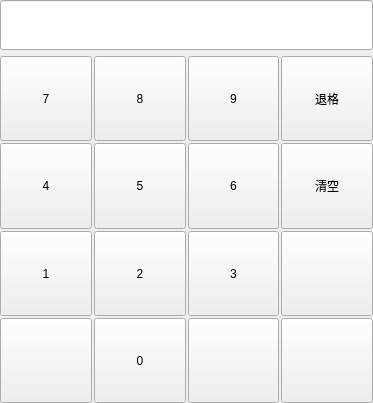
<?xml version="1.0" encoding="UTF-8"?>
<ui version="4.0">
 <class>KeyBoard</class>
 <widget class="QFrame" name="KeyBoard">
  <property name="geometry">
   <rect>
    <x>0</x>
    <y>0</y>
    <width>373</width>
    <height>403</height>
   </rect>
  </property>
  <property name="windowTitle">
   <string>Frame</string>
  </property>
  <layout class="QVBoxLayout" name="verticalLayout">
   <property name="spacing">
    <number>6</number>
   </property>
   <property name="leftMargin">
    <number>0</number>
   </property>
   <property name="topMargin">
    <number>0</number>
   </property>
   <property name="rightMargin">
    <number>0</number>
   </property>
   <property name="bottomMargin">
    <number>0</number>
   </property>
   <item>
    <widget class="QLineEdit" name="lineEdit_show">
     <property name="minimumSize">
      <size>
       <width>0</width>
       <height>50</height>
      </size>
     </property>
     <property name="maximumSize">
      <size>
       <width>16777215</width>
       <height>50</height>
      </size>
     </property>
     <property name="styleSheet">
      <string notr="true">font: 20pt &quot;Ubuntu&quot;;</string>
     </property>
     <property name="text">
      <string/>
     </property>
     <property name="readOnly">
      <bool>true</bool>
     </property>
    </widget>
   </item>
   <item>
    <layout class="QGridLayout" name="gridLayout">
     <property name="spacing">
      <number>2</number>
     </property>
     <item row="0" column="2">
      <widget class="QPushButton" name="pushButton_9">
       <property name="minimumSize">
        <size>
         <width>70</width>
         <height>70</height>
        </size>
       </property>
       <property name="maximumSize">
        <size>
         <width>100</width>
         <height>100</height>
        </size>
       </property>
       <property name="styleSheet">
        <string notr="true">font: 14pt &quot;Ubuntu&quot;;</string>
       </property>
       <property name="text">
        <string>9</string>
       </property>
      </widget>
     </item>
     <item row="1" column="2">
      <widget class="QPushButton" name="pushButton_6">
       <property name="minimumSize">
        <size>
         <width>70</width>
         <height>70</height>
        </size>
       </property>
       <property name="maximumSize">
        <size>
         <width>100</width>
         <height>100</height>
        </size>
       </property>
       <property name="styleSheet">
        <string notr="true">font: 14pt &quot;Ubuntu&quot;;</string>
       </property>
       <property name="text">
        <string>6</string>
       </property>
      </widget>
     </item>
     <item row="1" column="1">
      <widget class="QPushButton" name="pushButton_5">
       <property name="minimumSize">
        <size>
         <width>70</width>
         <height>70</height>
        </size>
       </property>
       <property name="maximumSize">
        <size>
         <width>100</width>
         <height>100</height>
        </size>
       </property>
       <property name="styleSheet">
        <string notr="true">font: 14pt &quot;Ubuntu&quot;;</string>
       </property>
       <property name="text">
        <string>5</string>
       </property>
      </widget>
     </item>
     <item row="0" column="3">
      <widget class="QPushButton" name="pushButton_back">
       <property name="minimumSize">
        <size>
         <width>70</width>
         <height>70</height>
        </size>
       </property>
       <property name="maximumSize">
        <size>
         <width>100</width>
         <height>100</height>
        </size>
       </property>
       <property name="styleSheet">
        <string notr="true">font: 14pt &quot;Ubuntu&quot;;</string>
       </property>
       <property name="text">
        <string>退格</string>
       </property>
      </widget>
     </item>
     <item row="0" column="0">
      <widget class="QPushButton" name="pushButton_7">
       <property name="minimumSize">
        <size>
         <width>70</width>
         <height>70</height>
        </size>
       </property>
       <property name="maximumSize">
        <size>
         <width>100</width>
         <height>100</height>
        </size>
       </property>
       <property name="styleSheet">
        <string notr="true">font: 14pt &quot;Ubuntu&quot;;</string>
       </property>
       <property name="text">
        <string>7</string>
       </property>
      </widget>
     </item>
     <item row="2" column="1">
      <widget class="QPushButton" name="pushButton_2">
       <property name="minimumSize">
        <size>
         <width>70</width>
         <height>70</height>
        </size>
       </property>
       <property name="maximumSize">
        <size>
         <width>100</width>
         <height>100</height>
        </size>
       </property>
       <property name="styleSheet">
        <string notr="true">font: 14pt &quot;Ubuntu&quot;;</string>
       </property>
       <property name="text">
        <string>2</string>
       </property>
      </widget>
     </item>
     <item row="1" column="3">
      <widget class="QPushButton" name="pushButton_clear">
       <property name="minimumSize">
        <size>
         <width>70</width>
         <height>70</height>
        </size>
       </property>
       <property name="maximumSize">
        <size>
         <width>100</width>
         <height>100</height>
        </size>
       </property>
       <property name="styleSheet">
        <string notr="true">font: 14pt &quot;Ubuntu&quot;;</string>
       </property>
       <property name="text">
        <string>清空</string>
       </property>
      </widget>
     </item>
     <item row="3" column="1">
      <widget class="QPushButton" name="pushButton_0">
       <property name="minimumSize">
        <size>
         <width>70</width>
         <height>70</height>
        </size>
       </property>
       <property name="maximumSize">
        <size>
         <width>100</width>
         <height>100</height>
        </size>
       </property>
       <property name="styleSheet">
        <string notr="true">font: 14pt &quot;Ubuntu&quot;;</string>
       </property>
       <property name="text">
        <string>0</string>
       </property>
      </widget>
     </item>
     <item row="3" column="3">
      <widget class="QPushButton" name="pushButton_ok">
       <property name="minimumSize">
        <size>
         <width>70</width>
         <height>70</height>
        </size>
       </property>
       <property name="maximumSize">
        <size>
         <width>100</width>
         <height>100</height>
        </size>
       </property>
       <property name="styleSheet">
        <string notr="true">font: 14pt &quot;Ubuntu&quot;;</string>
       </property>
       <property name="text">
        <string/>
       </property>
      </widget>
     </item>
     <item row="3" column="2">
      <widget class="QPushButton" name="pushButton_16">
       <property name="minimumSize">
        <size>
         <width>70</width>
         <height>70</height>
        </size>
       </property>
       <property name="maximumSize">
        <size>
         <width>100</width>
         <height>100</height>
        </size>
       </property>
       <property name="text">
        <string/>
       </property>
      </widget>
     </item>
     <item row="3" column="0">
      <widget class="QPushButton" name="pushButton_11">
       <property name="minimumSize">
        <size>
         <width>70</width>
         <height>70</height>
        </size>
       </property>
       <property name="maximumSize">
        <size>
         <width>100</width>
         <height>100</height>
        </size>
       </property>
       <property name="text">
        <string/>
       </property>
      </widget>
     </item>
     <item row="0" column="1">
      <widget class="QPushButton" name="pushButton_8">
       <property name="minimumSize">
        <size>
         <width>70</width>
         <height>70</height>
        </size>
       </property>
       <property name="maximumSize">
        <size>
         <width>100</width>
         <height>100</height>
        </size>
       </property>
       <property name="styleSheet">
        <string notr="true">font: 14pt &quot;Ubuntu&quot;;</string>
       </property>
       <property name="text">
        <string>8</string>
       </property>
      </widget>
     </item>
     <item row="2" column="2">
      <widget class="QPushButton" name="pushButton_3">
       <property name="minimumSize">
        <size>
         <width>70</width>
         <height>70</height>
        </size>
       </property>
       <property name="maximumSize">
        <size>
         <width>100</width>
         <height>100</height>
        </size>
       </property>
       <property name="styleSheet">
        <string notr="true">font: 14pt &quot;Ubuntu&quot;;</string>
       </property>
       <property name="text">
        <string>3</string>
       </property>
      </widget>
     </item>
     <item row="1" column="0">
      <widget class="QPushButton" name="pushButton_4">
       <property name="minimumSize">
        <size>
         <width>70</width>
         <height>70</height>
        </size>
       </property>
       <property name="maximumSize">
        <size>
         <width>100</width>
         <height>100</height>
        </size>
       </property>
       <property name="styleSheet">
        <string notr="true">font: 14pt &quot;Ubuntu&quot;;</string>
       </property>
       <property name="text">
        <string>4</string>
       </property>
      </widget>
     </item>
     <item row="2" column="3">
      <widget class="QPushButton" name="pushButton_14">
       <property name="minimumSize">
        <size>
         <width>70</width>
         <height>70</height>
        </size>
       </property>
       <property name="maximumSize">
        <size>
         <width>100</width>
         <height>100</height>
        </size>
       </property>
       <property name="text">
        <string/>
       </property>
      </widget>
     </item>
     <item row="2" column="0">
      <widget class="QPushButton" name="pushButton_1">
       <property name="minimumSize">
        <size>
         <width>70</width>
         <height>70</height>
        </size>
       </property>
       <property name="maximumSize">
        <size>
         <width>100</width>
         <height>100</height>
        </size>
       </property>
       <property name="styleSheet">
        <string notr="true">font: 14pt &quot;Ubuntu&quot;;</string>
       </property>
       <property name="text">
        <string>1</string>
       </property>
      </widget>
     </item>
    </layout>
   </item>
  </layout>
 </widget>
 <resources/>
 <connections/>
</ui>
